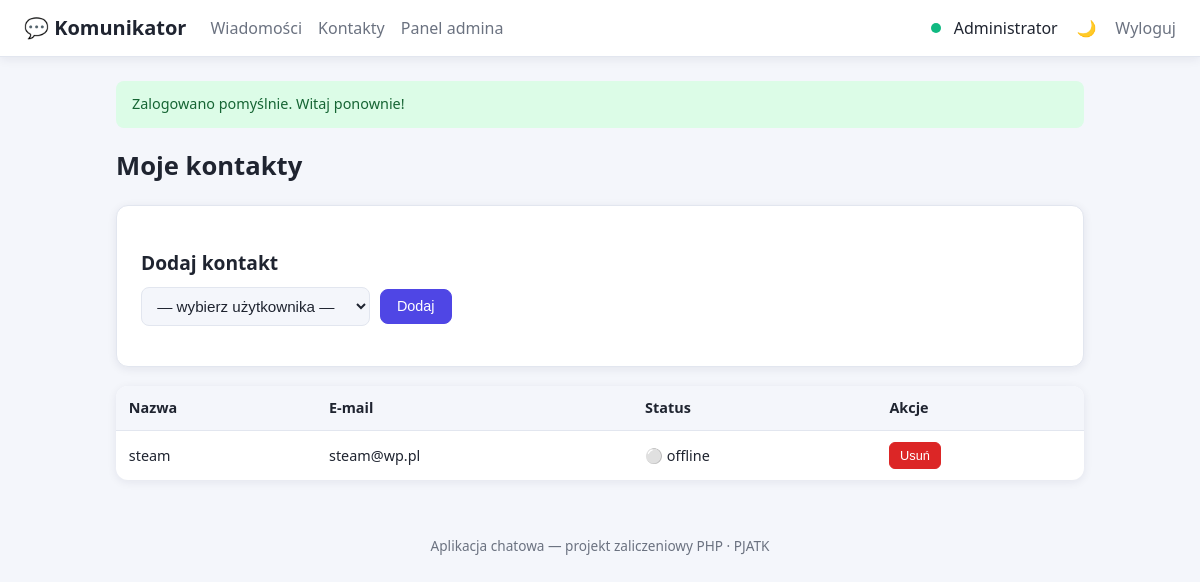
Before: /index.php?page=contacts (signed in) with the older database file.
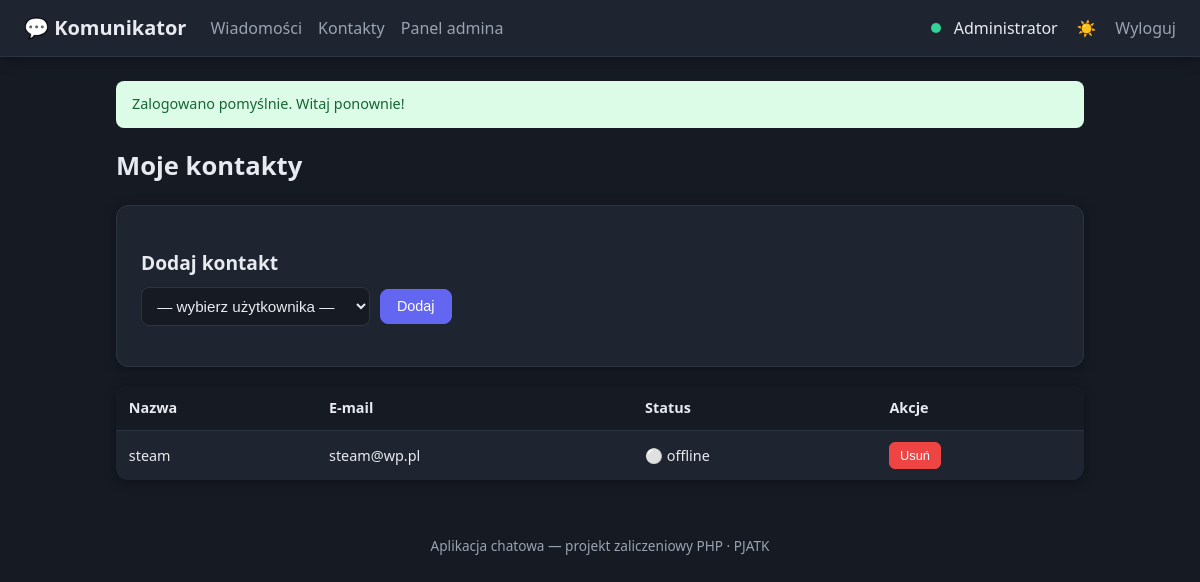
After: the same page with the newer database file.
### tables this page shows
CREATE TABLE users (
    id                 INTEGER PRIMARY KEY AUTOINCREMENT,
    email              TEXT    NOT NULL UNIQUE,
    password_hash      TEXT    NOT NULL,
    display_name       TEXT    NOT NULL,
    role               TEXT    NOT NULL DEFAULT 'user',      -- 'admin' lub 'user'
    is_verified        INTEGER NOT NULL DEFAULT 0,           -- 0 = niezweryfikowany, 1 = e-mail potwierdzony
    verification_token TEXT,                                 -- token z linka aktywacyjnego
    auth_provider      TEXT    NOT NULL DEFAULT 'local',     -- 'local' / 'google' / 'facebook'
    theme              TEXT    NOT NULL DEFAULT 'light',     -- preferencja: 'light' / 'dark'
    is_online          INTEGER NOT NULL DEFAULT 0,           -- status online
    created_at         TEXT    NOT NULL DEFAULT (datetime('now'))
);

CREATE TABLE contacts (
    id         INTEGER PRIMARY KEY AUTOINCREMENT,
    user_id    INTEGER NOT NULL,
    contact_id INTEGER NOT NULL,
    created_at TEXT    NOT NULL DEFAULT (datetime('now')),
    FOREIGN KEY (user_id)    REFERENCES users(id) ON DELETE CASCADE,
    FOREIGN KEY (contact_id) REFERENCES users(id) ON DELETE CASCADE,
    UNIQUE (user_id, contact_id)
);

### config.php (called while the page is built, shortened)
<?php
function e(?string $value): string
{
    return htmlspecialchars((string) $value, ENT_QUOTES, 'UTF-8');
}
function take_flash(): ?array
{
    $flash = $_SESSION['flash'] ?? null;
    return $flash;
}
function view(string $template, array $data = []): void
{
    extract($data);
    require BASE_PATH . "/views/$template.php";
    $content = ob_get_clean();
    require BASE_PATH . "/views/layout.php";
}

### src/Controllers/ContactController.php (called while the page is built, shortened)
<?php
class ContactController
{
    public function index(): void
    {
        $user = Auth::user();
        view('contacts/index', [
            'contacts' => Contact::forUser((int) $user['id']),
            'addable'  => Contact::addable((int) $user['id']),
        ]);
    }
}

### index.php (called while the page is built, shortened)
<?php
require __DIR__ . '/config.php';
$routes = [
    'login'        => [AuthController::class,    'login',     'guest'],
    'do_login'     => [AuthController::class,    'doLogin',   'guest'],
    'register'     => [AuthController::class,    'register',  'guest'],
    'do_register'  => [AuthController::class,    'doRegister','guest'],
    'verify'       => [AuthController::class,    'verify',    'guest'],
    'logout'       => [AuthController::class,    'logout',    'auth'],
    'messages'        => [MessageController::class, 'index',  'auth'],
    'message_create'  => [MessageController::class, 'create', 'auth'],
    'message_edit'    => [MessageController::class, 'edit',   'auth'],
    'message_save'    => [MessageController::class, 'save',   'auth'],
    'message_delete'  => [MessageController::class, 'delete', 'auth'],
    'export'          => [MessageController::class, 'export', 'auth'],
    'conversation_create' => [ConversationController::class, 'create', 'auth'],
    'conversation_save'   => [ConversationController::class, 'save',   'auth'],
    'contacts'        => [ContactController::class, 'index',  'auth'],
    'contact_add'     => [ContactController::class, 'add',    'auth'],
    'contact_delete'  => [ContactController::class, 'delete', 'auth'],
    'toggle_theme'    => [SettingsController::class, 'toggleTheme', 'auth'],
    'admin'           => [AdminController::class, 'dashboard',  'admin'],
    'admin_users'     => [AdminController::class, 'users',      'admin'],
    'admin_set_role'  => [AdminController::class, 'setRole',    'admin'],
    'admin_delete'    => [AdminController::class, 'deleteUser', 'admin'],
];
$page = $_GET['page'] ?? (Auth::check() ? 'messages' : 'login');
[$controllerClass, $method, $access] = $routes[$page];
try {
    $controller = new $controllerClass();
    $controller->$method();
} catch (Throwable $ex) {
    show_error(500, 'Wystąpił wewnętrzny błąd serwera.');
}

### src/Database.php (called while the page is built)
<?php
class Database
{
    private static ?PDO $instance = null;
    public static function pdo(): PDO
    {
        if (self::$instance === null) {
            self::$instance = self::connect();
        }
        return self::$instance;
    }
    private static function connect(): PDO
    {
        $pdo = new PDO('sqlite:' . DB_PATH);
        $pdo->setAttribute(PDO::ATTR_ERRMODE, PDO::ERRMODE_EXCEPTION);
        $pdo->setAttribute(PDO::ATTR_DEFAULT_FETCH_MODE, PDO::FETCH_ASSOC);
        $pdo->exec('PRAGMA foreign_keys = ON');
        return $pdo;
    }
    public static function run(string $sql, array $params = []): PDOStatement
    {
        $stmt = self::pdo()->prepare($sql);
        $stmt->execute($params);
        return $stmt;
    }
}

### src/Models/Contact.php (called while the page is built, shortened)
<?php
class Contact
{
    public static function forUser(int $userId): array
    {
        return Database::run(
            'SELECT c.id, u.id AS user_id, u.display_name, u.email, u.is_online
             FROM contacts c
             JOIN users u ON u.id = c.contact_id
             WHERE c.user_id = :u
             ORDER BY u.display_name',
            [':u' => $userId]
        )->fetchAll();
    }
}

### src/Auth.php (called while the page is built, shortened)
<?php
class Auth
{
    public static function check(): bool
    {
        return isset($_SESSION['user_id']);
    }
    public static function user(): ?array
    {
        return User::find((int) $_SESSION['user_id']);
    }
}

### src/Models/User.php (called while the page is built, shortened)
<?php
class User
{
    public static function find(int $id): ?array
    {
        $stmt = Database::run('SELECT * FROM users WHERE id = :id', [':id' => $id]);
        return $stmt->fetch() ?: null;
    }
}

### views/contacts/index.php (the view, shortened to what the changed rows need)
<div class="page-head"><h1>Moje kontakty</h1></div>
<div class="card">
    <h2>Dodaj kontakt</h2>
    <form method="post" action="index.php?page=contact_add" class="filters">
        <select name="contact_id" required>
            <option value="">— wybierz użytkownika —</option>
        </select>
        <button class="btn btn-primary" type="submit">Dodaj</button>
    </form>
</div>
<table class="table">
    <thead>
        <tr><th>Nazwa</th><th>E-mail</th><th>Status</th><th>Akcje</th></tr>
    </thead>
    <tbody>
    <?php if (empty($contacts)): ?>
        <tr><td colspan="4" class="empty">Nie masz jeszcze żadnych kontaktów.</td></tr>
    <?php else: ?>
        <?php foreach ($contacts as $c): ?>
            <tr>
                <td><?= e($c['display_name']) ?></td>
                <td><?= e($c['email']) ?></td>
                <td><?= $c['is_online'] ? '🟢 online' : '⚪ offline' ?></td>
                <td>
                    <form method="post" action="index.php?page=contact_delete" class="inline"
                          onsubmit="return confirm('Usunąć kontakt?');">
                        <button class="btn-sm btn-danger" type="submit">Usuń</button>
                    </form>
                </td>
            </tr>
        <?php endforeach; ?>
    <?php endif; ?>
    </tbody>
</table>

### views/layout.php (shortened to what the changed rows need)
<?php
$currentUser = Auth::user();
$theme = $currentUser['theme'] ?? 'light';
$flash = take_flash();
?>
<!DOCTYPE html>
<html lang="pl" data-theme="<?= e($theme) ?>">
<head>
    <link rel="stylesheet" href="public/css/style.css">
</head>
<body>
<header class="topbar">
    <a class="brand" href="index.php?page=messages">💬 Komunikator</a>
    <?php if ($currentUser): ?>
        <nav class="nav">
            <a href="index.php?page=messages">Wiadomości</a>
            <a href="index.php?page=contacts">Kontakty</a>
            <?php if ($currentUser['role'] === 'admin'): ?>
                <a href="index.php?page=admin">Panel admina</a>
            <?php endif; ?>
        </nav>
        <div class="user-box">
            <span class="online-dot" title="online"></span>
            <span><?= e($currentUser['display_name']) ?></span>
            <form method="post" action="index.php?page=toggle_theme" class="inline">
                <button class="btn-link" title="Zmień motyw">
                    <?= $theme === 'dark' ? '☀️' : '🌙' ?>
                </button>
            </form>
            <a class="btn-link" href="index.php?page=logout">Wyloguj</a>
        </div>
    <?php endif; ?>
</header>
<main class="container">
    <?php if ($flash): ?>
        <div class="flash flash-<?= e($flash['type']) ?>"><?= e($flash['message']) ?></div>
    <?php endif; ?>
    <?= $content ?>
</main>
<footer class="footer">
    Aplikacja chatowa — projekt zaliczeniowy PHP &middot; PJATK
</footer>
</body>
</html>

Changed rows visible on the page:
changed users "Administrator": theme "light" → "dark" (drawn)
